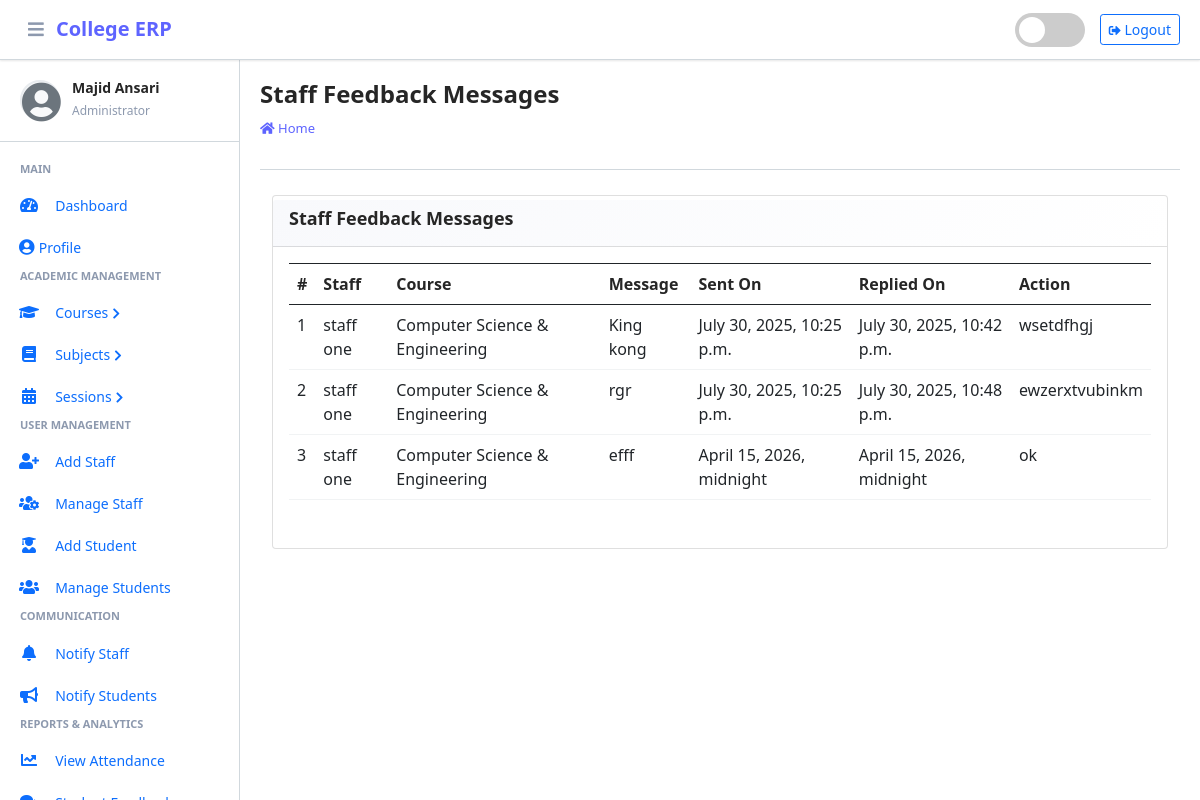
The page /staff/view/feedback/ (signed in) on the database its author committed.
### main_app/models.py (models this page shows, shortened)
class CustomUser(AbstractUser):
    USER_TYPE = ((1, "HOD"), (2, "Staff"), (3, "Student"))
    GENDER = [("M", "Male"), ("F", "Female")]
    username = None  # Removed username, using email instead
    email = models.EmailField(unique=True)
    user_type = models.CharField(default=1, choices=USER_TYPE, max_length=1)
    gender = models.CharField(max_length=1, choices=GENDER)
    profile_pic = models.ImageField()
    address = models.TextField()
    fcm_token = models.TextField(default="")  # For firebase notifications
    created_at = models.DateTimeField(auto_now_add=True)
    updated_at = models.DateTimeField(auto_now=True)
    USERNAME_FIELD = "email"
    REQUIRED_FIELDS = []
    objects = CustomUserManager()

class FeedbackStaff(models.Model):
    staff = models.ForeignKey(Staff, on_delete=models.CASCADE)
    feedback = models.TextField()
    reply = models.TextField()
    created_at = models.DateTimeField(auto_now_add=True)
    updated_at = models.DateTimeField(auto_now=True)

class Staff(models.Model):
    course = models.ForeignKey(Course, on_delete=models.DO_NOTHING, null=True, blank=False)
    admin = models.OneToOneField(CustomUser, on_delete=models.CASCADE)
    def __str__(self):
        return self.admin.first_name + " " +  self.admin.last_name

class Course(models.Model):
    name = models.CharField(max_length=120)
    created_at = models.DateTimeField(auto_now_add=True)
    updated_at = models.DateTimeField(auto_now=True)
    def __str__(self):
        return self.name

### main_app/hod_views.py (the view, shortened to what this page needs)
# urls.py: path("staff/view/feedback/", hod_views.staff_feedback_message,
@csrf_exempt
def staff_feedback_message(request):
    if request.method != 'POST':
        feedbacks = FeedbackStaff.objects.all()
        context = {
            'feedbacks': feedbacks,
            'page_title': 'Staff Feedback Messages'
        }
        return render(request, 'hod_template/staff_feedback_template.html', context)

### main_app/templates/hod_template/staff_feedback_template.html (shortened to what this page needs)
{% extends 'main_app/base.html' %}
{% load static %}
{% block page_title %}{{page_title}}{% endblock page_title %}
{% block content %}
<section class="content">
    <div class="container-fluid">
        <div class="row">
            <div class="col-md-12">
                <div class="card card-dark">
                    <div class="card-header">
                        <h3 class="card-title">{{page_title}}</h3>
                    </div>
                    <div class="table card-body">
                        <table class="table table-bordered table-hover">
                            <tr>
                                <th>#</th>
                                <th>Staff</th>
                                <th>Course</th>
                                <th>Message</th>
                                <th>Sent On</th>
                                <th>Replied On</th>
                                <th>Action</th>
                            </tr>
                            {% for feedback in  feedbacks %}
                              <tr>
                                  <td>{{forloop.counter}}</td>
                                  <td>{{feedback.staff}}</td>
                                  <td>{{feedback.staff.course}}</td>
                                  <td>{{feedback.feedback}}</td>
                                    {% if feedback.reply == "" %}
                                    <td>{{feedback.created_at}}</td>
                                    <td><span  class='badge badge-warning'>Pending Response</span></td>
                                         <td> <button data-bs-toggle="modal" data-bs-target="#reply_modal" value="{{feedback.id}}" class="btn btn-success reply_open_modal">Reply</button>
                                        {% else %}
                                        <td>{{feedback.created_at}}</td>
                                        <td>{{feedback.updated_at}}</td>
                                          <td>{{feedback.reply}}</td>
                                    {% endif %}
                              </tr>
                            {% endfor %}
                        </table>
                    </div>
                    </div>
            </div>
        </div>
    </div>
</section>
{% endblock content %}

### main_app/templates/main_app/erpnext_sidebar.html (shortened to what this page needs)
{% load static %}
<div class="sidebar-header">
    <div class="sidebar-user">
        <i class="fas fa-user-circle sidebar-default-avatar" id="default-avatar" style="display: none;"></i>
        <div class="sidebar-user-info">
            <h6>{{ user.get_full_name|default:user.username }}</h6>
            <small>
                {% if user.user_type == '1' %}
                    Administrator
                {% elif user.user_type == '2' %}
                    Staff Member
                {% else %}
                    Student
                {% endif %}
            </small>
        </div>
    </div>
</div>
<div class="nav-section">
    {% if user.user_type == '1' %}
        <h6 class="nav-section-title">Main</h6>
        <div class="nav-item">
            {% url 'admin_home' as admin_home %}
            <a href="{{ admin_home }}" class="nav-link {% if admin_home == request.path %}active{% endif %}">
                <i class="nav-icon fas fa-tachometer-alt"></i>
                <span class="nav-text">Dashboard</span>
            </a>
        </div>
        <div class="nav-item">
            {% url 'admin_view_profile' as admin_view_profile %}
            <a href="{{ admin_view_profile }}" class="nav-link {% if admin_view_profile == request.path %}active{% endif %}">
                <i class="fas fa-user-circle"></i>
                <span class="nav-text">Profile</span>
            </a>
        </div>
        <h6 class="nav-section-title">Academic Management</h6>
        <div class="nav-item has-submenu {% if 'course' in request.path %}open{% endif %}">
            <a href="#" class="nav-link">
                <i class="nav-icon fas fa-graduation-cap"></i>
                <span class="nav-text">Courses</span>
                <i class="nav-arrow fas fa-chevron-right"></i>
            </a>
        </div>
        <div class="nav-item has-submenu {% if 'subject' in request.path %}open{% endif %}">
            <a href="#" class="nav-link">
                <i class="nav-icon fas fa-book"></i>
                <span class="nav-text">Subjects</span>
                <i class="nav-arrow fas fa-chevron-right"></i>
            </a>
        </div>
        <div class="nav-item has-submenu {% if 'session' in request.path %}open{% endif %}">
            <a href="#" class="nav-link">
                <i class="nav-icon fas fa-calendar-alt"></i>
                <span class="nav-text">Sessions</span>
                <i class="nav-arrow fas fa-chevron-right"></i>
            </a>
        </div>
        <h6 class="nav-section-title">User Management</h6>
        <div class="nav-item">
            {% url 'add_staff' as add_staff %}
            <a href="{{ add_staff }}" class="nav-link {% if add_staff == request.path %}active{% endif %}">
                <i class="nav-icon fas fa-user-plus"></i>
                <span class="nav-text">Add Staff</span>
            </a>
        </div>
        <div class="nav-item">
            {% url 'manage_staff' as manage_staff %}
            <a href="{{ manage_staff }}" class="nav-link {% if manage_staff == request.path or 'edit_staff' in request.path %}active{% endif %}">
                <i class="nav-icon fas fa-users-cog"></i>
                <span class="nav-text">Manage Staff</span>
            </a>
        </div>
        <div class="nav-item">
            {% url 'add_student' as add_student %}
            <a href="{{ add_student }}" class="nav-link {% if add_student == request.path %}active{% endif %}">
                <i class="nav-icon fas fa-user-graduate"></i>
                <span class="nav-text">Add Student</span>
            </a>
        </div>
        <div class="nav-item">
            {% url 'manage_student' as manage_student %}
            <a href="{{ manage_student }}" class="nav-link {% if manage_student == request.path or 'edit_student' in request.path %}active{% endif %}">
                <i class="nav-icon fas fa-users"></i>
                <span class="nav-text">Manage Students</span>
            </a>
        </div>
        <h6 class="nav-section-title">Communication</h6>
        <div class="nav-item">
            {% url 'admin_notify_staff' as admin_notify_staff %}
            <a href="{{ admin_notify_staff }}" class="nav-link {% if admin_notify_staff == request.path %}active{% endif %}">
                <i class="nav-icon fas fa-bell"></i>
                <span class="nav-text">Notify Staff</span>
            </a>
        </div>
        <div class="nav-item">
            {% url 'admin_notify_student' as admin_notify_student %}
            <a href="{{ admin_notify_student }}" class="nav-link {% if admin_notify_student == request.path %}active{% endif %}">
                <i class="nav-icon fas fa-bullhorn"></i>
                <span class="nav-text">Notify Students</span>
            </a>
        </div>
        <h6 class="nav-section-title">Reports & Analytics</h6>
        <div class="nav-item">
            {% url 'admin_view_attendance' as admin_view_attendance %}
            <a href="{{ admin_view_attendance }}" class="nav-link {% if admin_view_attendance == request.path %}active{% endif %}">
                <i class="nav-icon fas fa-chart-line"></i>
                <span class="nav-text">View Attendance</span>
            </a>
        </div>
        <div class="nav-item">
            {% url 'student_feedback_message' as student_feedback_message %}
            <a href="{{ student_feedback_message }}" class="nav-link {% if student_feedback_message == request.path %}active{% endif %}">
                <i class="nav-icon fas fa-comments"></i>
                <span class="nav-text">Student Feedback</span>
            </a>
        </div>
    {% endif %}
</div>

### rows shown on the page
CustomUser: get_full_name "Majid Ansari"
FeedbackStaff: staff "staff one", staff.course "Computer Science & Engineering", feedback "King kong", created_at "July 30, 2025, 10:25 p.m.", updated_at "July 30, 2025, 10:42 p.m.", reply "wsetdfhgj"
FeedbackStaff: staff "staff one", staff.course "Computer Science & Engineering", feedback "rgr", created_at "July 30, 2025, 10:25 p.m.", updated_at "July 30, 2025, 10:48 p.m.", reply "ewzerxtvubinkm"
FeedbackStaff: staff "staff one", staff.course "Computer Science & Engineering", feedback "efff", created_at "April 15, 2026, midnight", updated_at "April 15, 2026, midnight", reply "ok"

### other values the page prints
{{ page_title }} "Staff Feedback Messages"
